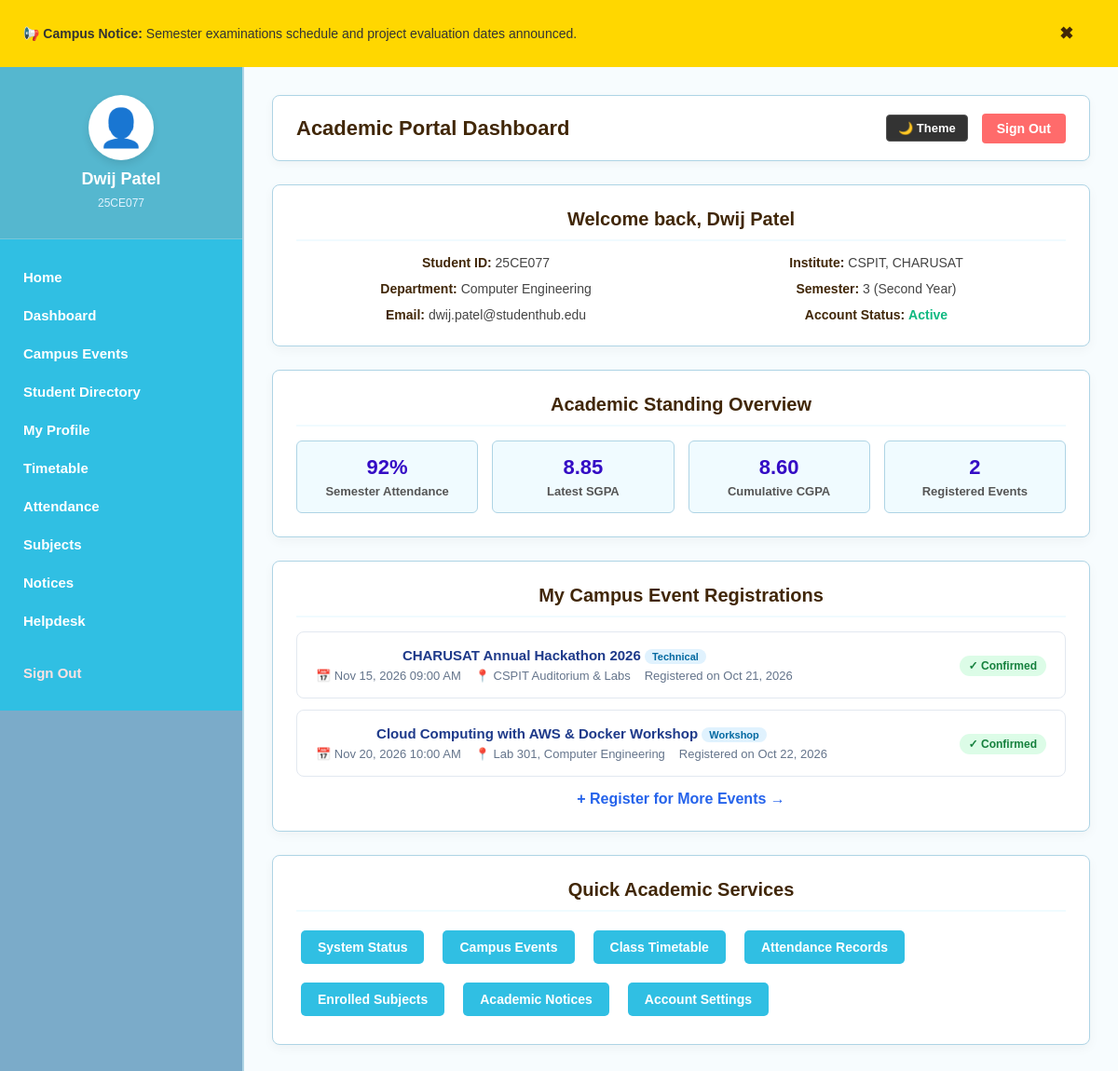
/Final_Practical/Student_dashboard.php?msg=forbidden (signed in), run on the app's committed database.
### tables this page shows
CREATE TABLE `students` (
  `student_id` VARCHAR(20) NOT NULL,
  `full_name` VARCHAR(100) NOT NULL,
  `email` VARCHAR(100) NOT NULL,
  `mobile` VARCHAR(15) NOT NULL,
  `gender` ENUM('Male', 'Female', 'Other') NOT NULL DEFAULT 'Male',
  `year` VARCHAR(20) NOT NULL DEFAULT 'Second Year',
  `semester` TINYINT NOT NULL DEFAULT 3,
  `course` VARCHAR(100) NOT NULL DEFAULT 'Computer Engineering',
  `role` ENUM('student', 'faculty', 'admin') NOT NULL DEFAULT 'student',
  `password` VARCHAR(255) NOT NULL,
  `status` ENUM('active', 'inactive') NOT NULL DEFAULT 'active',
  `remember_token_hash` VARCHAR(255) DEFAULT NULL,
  `last_login` DATETIME DEFAULT NULL,
  `created_at` DATETIME NOT NULL DEFAULT CURRENT_TIMESTAMP,
  `updated_at` DATETIME NOT NULL DEFAULT CURRENT_TIMESTAMP ON UPDATE CURRENT_TIMESTAMP,
  PRIMARY KEY (`student_id`),
  UNIQUE KEY `uk_student_email` (`email`),
  KEY `idx_student_role` (`role`),
  KEY `idx_student_course` (`course`)
);

CREATE TABLE `registrations` (
  `registration_id` INT AUTO_INCREMENT NOT NULL,
  `student_id` VARCHAR(20) NOT NULL,
  `event_id` INT NOT NULL,
  `registered_at` DATETIME NOT NULL DEFAULT CURRENT_TIMESTAMP,
  `status` ENUM('confirmed', 'attended', 'cancelled') NOT NULL DEFAULT 'confirmed',
  PRIMARY KEY (`registration_id`),
  UNIQUE KEY `uk_student_event` (`student_id`, `event_id`),
  KEY `idx_reg_student` (`student_id`),
  KEY `idx_reg_event` (`event_id`),
  CONSTRAINT `fk_registrations_student`
    FOREIGN KEY (`student_id`) REFERENCES `students` (`student_id`)
    ON DELETE CASCADE ON UPDATE CASCADE,
  CONSTRAINT `fk_registrations_event`
    FOREIGN KEY (`event_id`) REFERENCES `events` (`event_id`)
    ON DELETE CASCADE ON UPDATE CASCADE
);

CREATE TABLE `events` (
  `event_id` INT AUTO_INCREMENT NOT NULL,
  `title` VARCHAR(150) NOT NULL,
  `description` TEXT NOT NULL,
  `category` VARCHAR(50) NOT NULL DEFAULT 'Workshop',
  `event_date` DATETIME NOT NULL,
  `venue` VARCHAR(100) NOT NULL,
  `poster_path` VARCHAR(255) DEFAULT NULL,
  `capacity` INT NOT NULL DEFAULT 100,
  `status` ENUM('upcoming', 'completed', 'cancelled') NOT NULL DEFAULT 'upcoming',
  `created_by` VARCHAR(20) DEFAULT NULL,
  `created_at` DATETIME NOT NULL DEFAULT CURRENT_TIMESTAMP,
  PRIMARY KEY (`event_id`),
  KEY `idx_event_date` (`event_date`),
  KEY `idx_event_category` (`category`),
  KEY `idx_event_status` (`status`)
);

### Final_Practical/Student_dashboard.php (the view, shortened to what this page needs)
<?php
$userId = $_SESSION['user_id'];
$student = null;
$registeredEvents = [];
try {
    $pdo = getDB();
    $stmt = $pdo->prepare("SELECT * FROM students WHERE student_id = :id LIMIT 1");
    $stmt->execute([':id' => $userId]);
    $student = $stmt->fetch();
    $regStmt = $pdo->prepare(
        "SELECT e.event_id, e.title, e.category, e.event_date, e.venue, r.registered_at, r.status AS reg_status
         FROM registrations r
         JOIN events e ON r.event_id = e.event_id
         WHERE r.student_id = :id
         ORDER BY e.event_date ASC"
    );
    $regStmt->execute([':id' => $userId]);
    $registeredEvents = $regStmt->fetchAll();
} catch (PDOException $e) {
    error_log('[StudentHub Student Dashboard DB Error] ' . $e->getMessage());
}
?>
<!DOCTYPE html>
<html lang="en">
<head>
    <link rel="stylesheet" href="Student_dashboard.css">
    <link rel="stylesheet" href="Style.css">
</head>
<body>
    <div id="notification-banner" class="banner">
        <span>📢 <strong>Campus Notice:</strong> Semester examinations schedule and project evaluation dates announced.</span>
        <button id="close-banner">✖</button>
    </div>
    <div class="dashboard">
        <aside class="sidebar">
            <div class="profile">
                <div class="photo">👤</div>
                <h3><?= htmlspecialchars($student['full_name'], ENT_QUOTES, 'UTF-8') ?></h3>
                <span style="font-size: 12px; color: #e0f2fe;"><?= htmlspecialchars($student['student_id'], ENT_QUOTES, 'UTF-8') ?></span>
            </div>
            <nav>
                <a href="index.html">Home</a>
                <a href="Student_dashboard.php" class="active">Dashboard</a>
                <a href="events.php">Campus Events</a>
                <a href="Directory.html">Student Directory</a>
                <a href="Profile.php">My Profile</a>
                <a href="Timetable.html">Timetable</a>
                <a href="Attendance.html">Attendance</a>
                <a href="courses.html">Subjects</a>
                <a href="Notices.html">Notices</a>
                <a href="Contact.php">Helpdesk</a>
                <a href="logout.php" style="color: #fee2e2; font-weight: bold; margin-top: 15px;">Sign Out</a>
            </nav>
        </aside>
        <main class="content">
            <header class="topbar">
                <h1>Academic Portal Dashboard</h1>
                <div style="display: flex; gap: 10px; align-items: center;">
                    <button id="theme-toggle" class="logout" style="background-color: #333;">🌙 Theme</button>
                    <a href="logout.php" class="logout" style="text-decoration: none; display: inline-block;">Sign Out</a>
                </div>
            </header>
            <section class="card">
                <h2>Welcome back, <?= htmlspecialchars($student['full_name'], ENT_QUOTES, 'UTF-8') ?></h2>
                <div class="details">
                    <p><strong>Student ID:</strong> <?= htmlspecialchars($student['student_id'], ENT_QUOTES, 'UTF-8') ?></p>
                    <p><strong>Institute:</strong> CSPIT, CHARUSAT</p>
                    <p><strong>Department:</strong> <?= htmlspecialchars($student['course'] ?? 'Computer Engineering', ENT_QUOTES, 'UTF-8') ?></p>
                    <p><strong>Semester:</strong> <?= htmlspecialchars($student['semester'] ?? '3', ENT_QUOTES, 'UTF-8') ?> (<?= htmlspecialchars($student['year'] ?? 'Second Year', ENT_QUOTES, 'UTF-8') ?>)</p>
                    <p><strong>Email:</strong> <?= htmlspecialchars($student['email'], ENT_QUOTES, 'UTF-8') ?></p>
                    <p><strong>Account Status:</strong> <span style="color: #10b981; font-weight: bold;">Active</span></p>
                </div>
            </section>
            <section class="card">
                <h2>Academic Standing Overview</h2>
                <div class="overview">
                    <div class="box">
                        <h3>92%</h3>
                        <p>Semester Attendance</p>
                    </div>
                    <div class="box">
                        <h3>8.85</h3>
                        <p>Latest SGPA</p>
                    </div>
                    <div class="box">
                        <h3>8.60</h3>
                        <p>Cumulative CGPA</p>
                    </div>
                    <div class="box">
                        <h3><?= count($registeredEvents) ?></h3>
                        <p>Registered Events</p>
                    </div>
                </div>
            </section>
            <section class="card">
                <h2>My Campus Event Registrations</h2>
                <?php if (empty($registeredEvents)): ?>
                    <p style="color: #64748b; margin-bottom: 15px;">You have not registered for any campus events yet.</p>
                    <a href="events.php" class="btn btn-primary" style="display: inline-block; padding: 8px 16px; background: #2563eb; color: #fff; text-decoration: none; border-radius: 6px;">Browse Available Events &rarr;</a>
                <?php else: ?>
                    <?php foreach ($registeredEvents as $reg): ?>
                        <div class="event-reg-card">
                            <div class="event-reg-info">
                                <h4><?= htmlspecialchars($reg['title'], ENT_QUOTES, 'UTF-8') ?> <span class="badge-cat"><?= htmlspecialchars($reg['category'], ENT_QUOTES, 'UTF-8') ?></span></h4>
                                <div class="event-meta">
                                    <span>📅 <?= date('M d, Y h:i A', strtotime($reg['event_date'])) ?></span>
                                    <span>📍 <?= htmlspecialchars($reg['venue'], ENT_QUOTES, 'UTF-8') ?></span>
                                    <span>Registered on <?= date('M d, Y', strtotime($reg['registered_at'])) ?></span>
                                </div>
                            </div>
                            <div>
                                <span class="badge-confirmed">✓ Confirmed</span>
                            </div>
                        </div>
                    <?php endforeach; ?>
                    <div style="margin-top: 15px;">
                        <a href="events.php" style="color: #2563eb; font-weight: 600; text-decoration: none;">+ Register for More Events &rarr;</a>
                    </div>
                <?php endif; ?>
            </section>
            <section class="card">
                <h2>Quick Academic Services</h2>
                <div class="services">
                    <button id="open-modal-btn">System Status</button>
                    <button onclick="location.href='events.php'">Campus Events</button>
                    <button onclick="location.href='Timetable.html'">Class Timetable</button>
                    <button onclick="location.href='Attendance.html'">Attendance Records</button>
                    <button onclick="location.href='courses.html'">Enrolled Subjects</button>
                    <button onclick="location.href='Notices.html'">Academic Notices</button>
                    <button onclick="location.href='Profile.php'">Account Settings</button>
                </div>
            </section>
        </main>
    </div>
</body>
</html>

### Final_Practical/Student_dashboard.css (style rules this page uses)
body { font-family: Arial, Helvetica, sans-serif; background-color: #99f9f7; color: rgb(65, 39, 8); margin: 0; padding: 0; }
.dashboard { display: flex; min-height: 100vh; }
.sidebar { width: 260px; background-color: rgb(123, 171, 201); color: white; display: flex; flex-direction: column; border-right: 2px solid #aed4e5; }
.profile { text-align: center; padding: 30px 20px; background-color: #55b7cf; border-bottom: 1px solid rgba(255, 255, 255, 0.2); }
.profile .photo { font-size: 40px; margin-bottom: 10px; background: white; width: 70px; height: 70px; line-height: 70px; border-radius: 50%; margin-left: auto; margin-right: auto; box-shadow: 0 4px 8px rgba(0,0,0,0.1); }
.profile h3 { margin: 10px 0 5px 0; font-size: 18px; color: white; }
.sidebar nav { display: flex; flex-direction: column; padding: 20px 0; }
.sidebar nav a { padding: 12px 25px; color: white; text-decoration: none; font-size: 15px; font-weight: bold; transition: background 0.2s ease; }
.content { flex: 1; padding: 30px; background-color: #f7fcfe; }
.topbar { display: flex; justify-content: space-between; align-items: center; background-color: #ffffff; padding: 15px 25px; border-radius: 8px; border: 1px solid #aed4e5; margin-bottom: 25px; box-shadow: 0 3px 10px rgba(0, 0, 0, 0.04); }
.topbar h1 { margin: 0; font-size: 22px; color: rgb(65, 39, 8); }
.logout { background-color: #ff6b6b; color: white; border: none; padding: 8px 16px; font-size: 14px; font-weight: bold; border-radius: 4px; cursor: pointer; transition: background 0.2s; }
.card { background: #ffffff; border-radius: 8px; border: 1px solid #aed4e5; padding: 25px; margin-bottom: 25px; box-shadow: 0 4px 12px rgba(0, 0, 0, 0.04); }
.card h2 { margin-top: 0; color: rgb(65, 39, 8); font-size: 20px; border-bottom: 2px solid #f0fbff; padding-bottom: 10px; margin-bottom: 15px; }
.details { display: grid; grid-template-columns: repeat(2, 1fr); gap: 12px; }
.details p { margin: 0; font-size: 14px; color: #444; }
.details strong { color: rgb(65, 39, 8); }
.overview { display: grid; grid-template-columns: repeat(4, 1fr); gap: 15px; }
.overview .box { background-color: #f0fbff; border: 1px solid #aed4e5; border-radius: 6px; padding: 15px; text-align: center; }
.overview .box h3 { margin: 0 0 5px 0; font-size: 22px; color: rgb(52, 12, 197); }
.overview .box p { margin: 0; font-size: 13px; font-weight: bold; color: #555; }
.services { display: flex; flex-wrap: wrap; gap: 10px; }
.services button { background-color: #30bfe3; color: white; border: none; padding: 10px 18px; font-size: 14px; font-weight: bold; border-radius: 5px; cursor: pointer; transition: background 0.2s ease, transform 0.1s ease; }
.banner { background-color: #ffd700; color: #333; padding: 10px 25px; display: flex; justify-content: space-between; align-items: center; font-size: 14px; }
#close-banner { background: none; border: none; font-size: 18px; cursor: pointer; }

### Final_Practical/Style.css (style rules this page uses)
body { font-family: Arial, Helvetica, sans-serif; background-color: #99f9f7; color: rgb(65, 39, 8); margin: 0; padding: 0; transition: background-color 0.3s ease, color 0.3s ease; }
.banner { background-color: #ffd700; color: #333; padding: 10px 25px; display: flex; justify-content: space-between; align-items: center; font-size: 14px; }
#close-banner { background: none; border: none; font-size: 18px; cursor: pointer; font-weight: bold; }
header { background-color: rgb(65, 153, 231); color: aliceblue; text-align: center; padding: 20px; position: relative; }
header h1 { margin: 0 0 5px 0; font-size: 28px; }
#theme-toggle { background-color: #333; color: #fff; border: 1px solid #555; border-radius: 4px; padding: 6px 12px; cursor: pointer; font-size: 13px; font-weight: bold; }
nav { background-color: #30bfe3; padding: 10px; position: relative; }
nav a { color: rgb(52, 12, 197); font-weight: bolder; text-decoration: underline; }
main { text-align: center; padding: 40px 20px; max-width: 960px; margin: auto; }
section { background: white; margin: 0 auto 30px auto; border-radius: 10px; border: 1px solid #777; box-shadow: 0 4px 12px rgba(0, 0, 0, 0.05); padding: 30px; box-sizing: border-box; }
button.btn-primary, button { background-color: #aed4e5; color: rgb(65, 39, 8); margin: 5px; padding: 10px 18px; cursor: pointer; font-size: 15px; font-weight: bolder; border: 1px solid #777; border-radius: 4px; transition: background-color 0.2s ease, transform 0.1s ease; }

### data on the page
students: full_name "Dwij Patel", student_id "25CE077", course "Computer Engineering", semester "3", year "Second Year", email "dwij.patel@studenthub.edu"
registrations: event.title "CHARUSAT Annual Hackathon 2026", event.category "Technical", event.event_date "Nov 15, 2026 09:00 AM", event.venue "CSPIT Auditorium & Labs", registered_at "Oct 21, 2026"
registrations: event.title "Cloud Computing with AWS & Docker Workshop", event.category "Workshop", event.event_date "Nov 20, 2026 10:00 AM", event.venue "Lab 301, Computer Engineering", registered_at "Oct 22, 2026"

### other printed values
count($registeredEvents) "2"
